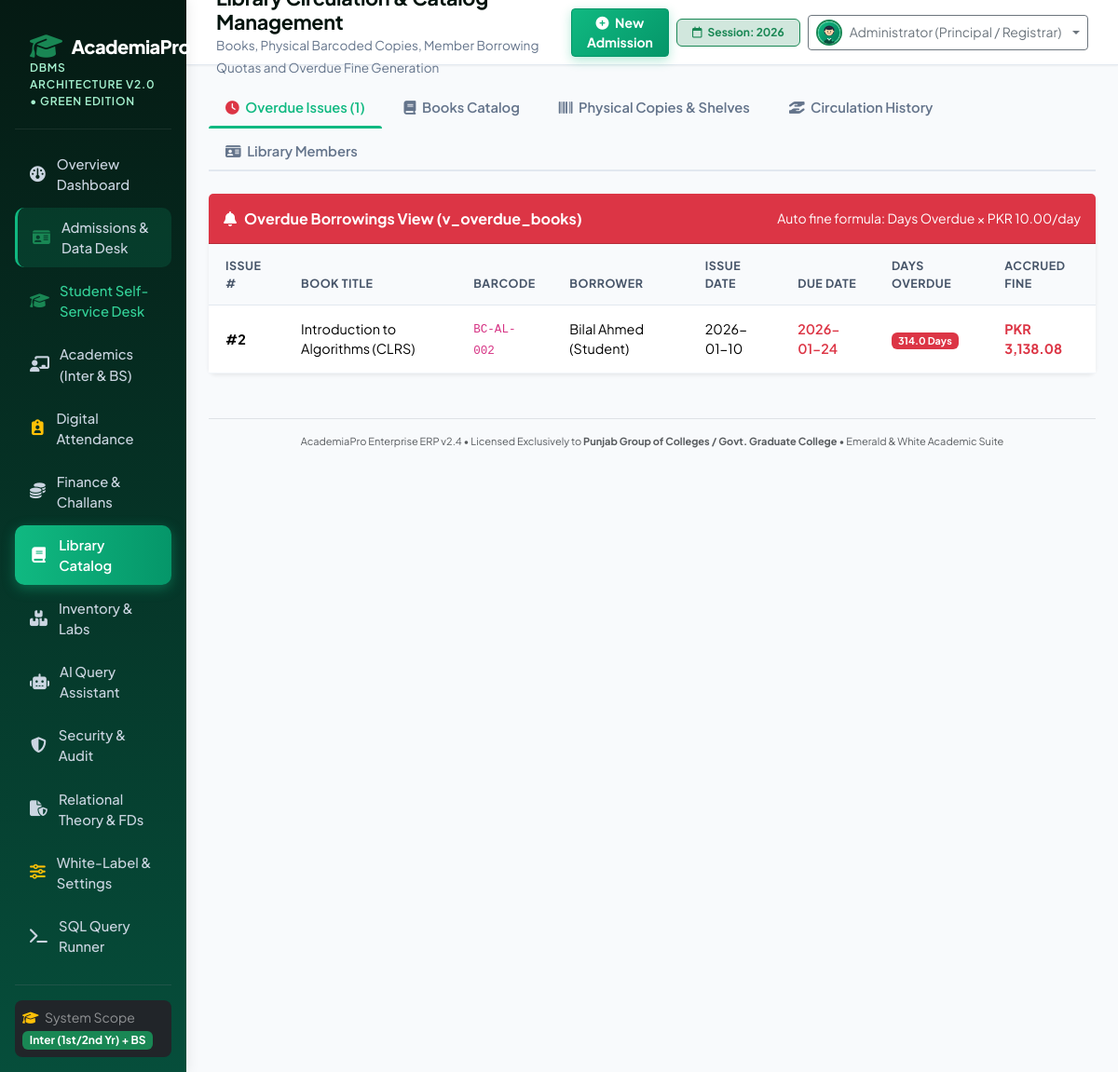
The page /library (signed in) on the database its author committed.
### tables this page shows
CREATE TABLE book_issue (
        issue_id INTEGER PRIMARY KEY AUTOINCREMENT,
        copy_id INTEGER NOT NULL REFERENCES book_copy(copy_id) ON DELETE RESTRICT,
        member_id INTEGER NOT NULL REFERENCES library_member(member_id) ON DELETE RESTRICT,
        issue_date TEXT NOT NULL,
        due_date TEXT NOT NULL,
        return_date TEXT,
        overdue_fine REAL DEFAULT 0.0,
        status TEXT NOT NULL DEFAULT 'Issued'
    );

CREATE TABLE book (
        book_id INTEGER PRIMARY KEY AUTOINCREMENT,
        isbn TEXT NOT NULL UNIQUE,
        title TEXT NOT NULL,
        author TEXT NOT NULL,
        publisher TEXT,
        publication_year INTEGER,
        category TEXT NOT NULL DEFAULT 'General'
    );

CREATE TABLE book_copy (
        copy_id INTEGER PRIMARY KEY AUTOINCREMENT,
        book_id INTEGER NOT NULL REFERENCES book(book_id) ON DELETE RESTRICT,
        barcode TEXT NOT NULL UNIQUE,
        edition TEXT DEFAULT '1st Edition',
        shelf_location TEXT NOT NULL,
        status TEXT NOT NULL DEFAULT 'Available'
    );

CREATE TABLE user_account (
        user_id INTEGER PRIMARY KEY AUTOINCREMENT,
        username TEXT NOT NULL UNIQUE,
        email TEXT NOT NULL UNIQUE,
        password_hash TEXT NOT NULL,
        full_name TEXT NOT NULL,
        is_active INTEGER NOT NULL DEFAULT 1,
        created_at DATETIME DEFAULT CURRENT_TIMESTAMP,
        last_login DATETIME
    , security_pin TEXT DEFAULT '1234', photo_url TEXT DEFAULT '/static/img/avatar_admin.png');

CREATE TABLE library_member (
        member_id INTEGER PRIMARY KEY AUTOINCREMENT,
        user_id INTEGER NOT NULL UNIQUE REFERENCES user_account(user_id) ON DELETE RESTRICT,
        membership_number TEXT NOT NULL UNIQUE,
        member_type TEXT NOT NULL,
        max_allowed_books INTEGER NOT NULL DEFAULT 3,
        is_active INTEGER NOT NULL DEFAULT 1,
        joined_date TEXT DEFAULT CURRENT_DATE
    );

CREATE TABLE college_profile (
        profile_id INTEGER PRIMARY KEY AUTOINCREMENT,
        college_name TEXT NOT NULL,
        college_short_code TEXT NOT NULL,
        tagline TEXT,
        affiliation TEXT,
        address TEXT,
        phone TEXT,
        email TEXT,
        bank_name TEXT,
        bank_account_no TEXT,
        bank_branch_code TEXT,
        principal_name TEXT,
        logo_url TEXT,
        updated_at DATETIME DEFAULT CURRENT_TIMESTAMP
    , master_password TEXT DEFAULT 'admin123', campus_image_url TEXT DEFAULT 'https://images.unsplash.com/photo-1541339907198-e08756dedf3f?auto=format&fit=crop&w=1200&q=80');

### app/app.py (the view)
@app.route("/library")
def library():
    books = db.query("SELECT * FROM book ORDER BY book_id ASC")
    copies = db.query("""
        SELECT bc.*, b.title as book_title, b.isbn, b.author
        FROM book_copy bc
        JOIN book b ON bc.book_id = b.book_id
    """)
    members = db.query("""
        SELECT lm.*, ua.full_name, ua.email
        FROM library_member lm
        JOIN user_account ua ON lm.user_id = ua.user_id
    """)
    issues = db.query("""
        SELECT bi.*, b.title as book_title, bc.barcode, ua.full_name as member_name, lm.membership_number
        FROM book_issue bi
        JOIN book_copy bc ON bi.copy_id = bc.copy_id
        JOIN book b ON bc.book_id = b.book_id
        JOIN library_member lm ON bi.member_id = lm.member_id
        JOIN user_account ua ON lm.user_id = ua.user_id
        ORDER BY bi.issue_id DESC
    """)
    overdue_books = db.query("SELECT * FROM v_overdue_books")
    return render_template("library.html",
                           books=books,
                           copies=copies,
                           members=members,
                           issues=issues,
                           overdue_books=overdue_books)

### app/templates/library.html (shortened to what this page needs)
{% extends "base.html" %}
{% block page_subtitle %}Books, Physical Barcoded Copies, Member Borrowing Quotas and Overdue Fine Generation{% endblock %}
{% block content %}
<ul class="nav nav-tabs mb-4" id="libraryTabs" role="tablist">
    <li class="nav-item">
        <button class="nav-link active" id="overdue-tab" data-bs-toggle="tab" data-bs-target="#overdue" type="button">
            <i class="fa-solid fa-clock me-1 text-danger"></i> Overdue Issues ({{ overdue_books|length }})
        </button>
    </li>
    <li class="nav-item">
        <button class="nav-link" id="catalog-tab" data-bs-toggle="tab" data-bs-target="#catalog" type="button">
            <i class="fa-solid fa-book me-1"></i> Books Catalog
        </button>
    </li>
    <li class="nav-item">
        <button class="nav-link" id="copies-tab" data-bs-toggle="tab" data-bs-target="#copies" type="button">
            <i class="fa-solid fa-barcode me-1"></i> Physical Copies & Shelves
        </button>
    </li>
    <li class="nav-item">
        <button class="nav-link" id="issues-tab" data-bs-toggle="tab" data-bs-target="#issues" type="button">
            <i class="fa-solid fa-hand-holding-hand me-1"></i> Circulation History
        </button>
    </li>
    <li class="nav-item">
        <button class="nav-link" id="members-tab" data-bs-toggle="tab" data-bs-target="#members" type="button">
            <i class="fa-solid fa-id-card me-1"></i> Library Members
        </button>
    </li>
</ul>
<div class="tab-content" id="libraryTabContent">
    <div class="tab-pane fade show active" id="overdue" role="tabpanel">
        <div class="card border-0 shadow-sm rounded-3">
            <div class="card-header bg-danger text-white py-3 d-flex justify-content-between align-items-center">
                <h6 class="mb-0 fw-bold"><i class="fa-solid fa-bell me-2"></i>Overdue Borrowings View (v_overdue_books)</h6>
                <small>Auto fine formula: Days Overdue &times; PKR 10.00/day</small>
            </div>
            <div class="card-body p-0">
                <div class="table-responsive border-0">
                    <table class="table table-hover align-middle mb-0">
                        <thead class="table-light">
                            <tr>
                                <th>Issue #</th>
                                <th>Book Title</th>
                                <th>Barcode</th>
                                <th>Borrower</th>
                                <th>Issue Date</th>
                                <th>Due Date</th>
                                <th>Days Overdue</th>
                                <th>Accrued Fine</th>
                            </tr>
                        </thead>
                        <tbody>
                            {% for b in overdue_books %}
                            <tr>
                                <td class="fw-bold">#{{ b.issue_id }}</td>
                                <td>{{ b.book_title }}</td>
                                <td><code>{{ b.barcode }}</code></td>
                                <td>{{ b.borrower_name }} ({{ b.member_type }})</td>
                                <td>{{ b.issue_date }}</td>
                                <td class="text-danger fw-semibold">{{ b.due_date }}</td>
                                <td><span class="badge bg-danger">{{ b.days_overdue }} Days</span></td>
                                <td class="text-danger fw-bold">PKR {{ "{:,.2f}".format(b.calculated_fine) }}</td>
                            </tr>
                            {% else %}
                            <tr><td colspan="8" class="text-center text-muted py-3">No overdue books at this time.</td></tr>
                            {% endfor %}
                        </tbody>
                    </table>
                </div>
            </div>
        </div>
    </div>
</div>
{% endblock %}

### app/templates/base.html (shortened to what this page needs)
<!DOCTYPE html>
<html lang="en">
<head>
    <link href="https://cdn.jsdelivr.net/npm/bootstrap@5.3.3/dist/css/bootstrap.min.css" rel="stylesheet">
    <link href="https://cdnjs.cloudflare.com/ajax/libs/font-awesome/6.5.1/css/all.min.css" rel="stylesheet">
    <link rel="stylesheet" href="{{ url_for('static', filename='css/style.css') }}">
</head>
<body>
    <div class="container-fluid p-0">
        <div class="row g-0">
            <div class="col-md-3 col-lg-2 sidebar p-3 d-flex flex-column">
                <div class="brand-header mb-3">
                    <h5 class="brand-title">
                        <i class="fa-solid fa-graduation-cap text-success fs-3"></i>
                        <span>AcademiaPro</span>
                    </h5>
                    <div class="brand-subtitle">DBMS Architecture v2.0 • Green Edition</div>
                </div>
                <ul class="nav flex-column mb-auto">
                    <li class="nav-item">
                        <a href="{{ url_for('dashboard') }}" class="nav-link {% if request.path == '/' %}active{% endif %}">
                            <i class="fa-solid fa-gauge"></i> Overview Dashboard
                        </a>
                    </li>
                    {% if logged_role != 'Teacher' %}
                    <li class="nav-item">
                        <a href="{{ url_for('admissions') }}" class="nav-link {% if request.path == '/admissions' %}active{% endif %}" style="background: rgba(16, 185, 129, 0.15); border-left: 3px solid #10b981;">
                            <i class="fa-solid fa-id-card text-success"></i> Admissions & Data Desk
                        </a>
                    </li>
                    {% endif %}
                    <li class="nav-item">
                        <a href="{{ url_for('student_desk') }}" target="_blank" class="nav-link {% if request.path == '/student-desk' %}active{% endif %}" style="color: #34d399;">
                            <i class="fa-solid fa-graduation-cap text-success"></i> Student Self-Service Desk
                        </a>
                    </li>
                    <li class="nav-item">
                        <a href="{{ url_for('academics') }}" class="nav-link {% if request.path == '/academics' %}active{% endif %}">
                            <i class="fa-solid fa-chalkboard-user"></i> Academics (Inter & BS)
                        </a>
                    </li>
                    <li class="nav-item">
                        <a href="{{ url_for('attendance') }}" class="nav-link {% if request.path == '/attendance' %}active{% endif %}">
                            <i class="fa-solid fa-clipboard-user text-warning"></i> Digital Attendance
                        </a>
                    </li>
                    {% if logged_role != 'Teacher' %}
                    <li class="nav-item">
                        <a href="{{ url_for('finance') }}" class="nav-link {% if request.path == '/finance' %}active{% endif %}">
                            <i class="fa-solid fa-coins"></i> Finance & Challans
                        </a>
                    </li>
                    <li class="nav-item">
                        <a href="{{ url_for('library') }}" class="nav-link {% if request.path == '/library' %}active{% endif %}">
                            <i class="fa-solid fa-book"></i> Library Catalog
                        </a>
                    </li>
                    <li class="nav-item">
                        <a href="{{ url_for('inventory') }}" class="nav-link {% if request.path == '/inventory' %}active{% endif %}">
                            <i class="fa-solid fa-boxes-stacked"></i> Inventory & Labs
                        </a>
                    </li>
                    {% endif %}
                    <li class="nav-item">
                        <a href="{{ url_for('ai_assistant') }}" class="nav-link {% if request.path == '/ai-assistant' %}active{% endif %}">
                            <i class="fa-solid fa-robot"></i> AI Query Assistant
                        </a>
                    </li>
                    {% if logged_role != 'Teacher' %}
                    <li class="nav-item">
                        <a href="{{ url_for('security_audit') }}" class="nav-link {% if request.path == '/security-audit' %}active{% endif %}">
                            <i class="fa-solid fa-shield-halved"></i> Security & Audit
                        </a>
                    </li>
                    <li class="nav-item">
                        <a href="{{ url_for('theory_docs') }}" class="nav-link {% if request.path == '/theory-docs' %}active{% endif %}">
                            <i class="fa-solid fa-file-shield"></i> Relational Theory & FDs
                        </a>
                    </li>
                    <li class="nav-item">
                        <a href="{{ url_for('settings') }}" class="nav-link {% if request.path == '/settings' %}active{% endif %}">
                            <i class="fa-solid fa-sliders text-warning"></i> White-Label & Settings
                        </a>
                    </li>
                    <li class="nav-item">
                        <a href="{{ url_for('query_runner') }}" class="nav-link {% if request.path == '/query-runner' %}active{% endif %}">
                            <i class="fa-solid fa-terminal"></i> SQL Query Runner
                        </a>
                    </li>
                    {% endif %}
                </ul>
                <hr class="border-secondary my-3">
                <div class="px-2 py-2 bg-dark rounded-3">
                    <small class="text-white-50 d-block"><i class="fa-solid fa-graduation-cap text-warning me-1"></i> System Scope</small>
                    <span class="badge bg-success">Inter (1st/2nd Yr) + BS</span>
                </div>
            </div>
            <div class="col-md-9 col-lg-10">
                <div class="topbar d-flex justify-content-between align-items-center">
                    <div>
                        <h4 class="page-title">{% block page_title %}Dashboard{% endblock %}</h4>
                        <small class="page-subtitle">{% block page_subtitle %}Enterprise Academic & Relational DBMS{% endblock %}</small>
                    </div>
                    <div class="d-flex align-items-center gap-2">
                        {% if logged_role == 'Teacher' %}
                        <a href="{{ url_for('attendance') }}" class="btn btn-primary btn-sm fw-bold px-3 shadow-sm">
                            <i class="fa-solid fa-clipboard-user me-1"></i> Digital Attendance
                        </a>
                        {% else %}
                        <a href="{{ url_for('admissions') }}" class="btn btn-primary btn-sm fw-bold px-3 shadow-sm">
                            <i class="fa-solid fa-plus-circle me-1"></i> New Admission
                        </a>
                        {% endif %}
                        <span class="badge bg-success-subtle text-success border border-success px-3 py-2">
                            <i class="fa-regular fa-calendar me-1"></i> Session: 2026
                        </span>
                        <div class="dropdown">
                            <button class="btn btn-outline-secondary dropdown-toggle btn-sm d-flex align-items-center gap-2" type="button" data-bs-toggle="dropdown">
                                <img src="{{ avatar_src }}" id="navbarAvatarImg" class="rounded-circle border border-2 border-success" width="28" height="28" style="object-fit: cover;">
                                <span>{{ logged_user }}</span>
                            </button>
                        </div>
                    </div>
                </div>
                <div class="p-4">
                    {% block content %}{% endblock %}
                    <div class="mt-5 pt-3 border-top text-center text-muted" style="font-size: 11px;">
                        <span>AcademiaPro Enterprise ERP v2.4 • Licensed Exclusively to <strong>{{ college.college_name }}</strong> • Emerald & White Academic Suite</span>
                    </div>
                </div>
            </div>
        </div>
    </div>
</body>
</html>

### rows shown on the page
book_issue: issue_id "2", book_title "Introduction to Algorithms (CLRS)", barcode "BC-AL-002", borrower_name "Bilal Ahmed", member_type "Student", issue_date "2026-01-10", due_date "2026-01-24", days_overdue "314.0", calculated_fine "3,138.08"
college_profile: college_name "Punjab Group of Colleges / Govt. Graduate College"

### other values the page prints
{{ logged_user }} "Administrator (Principal / Registrar)"
{{ overdue_books|length }} "1"
